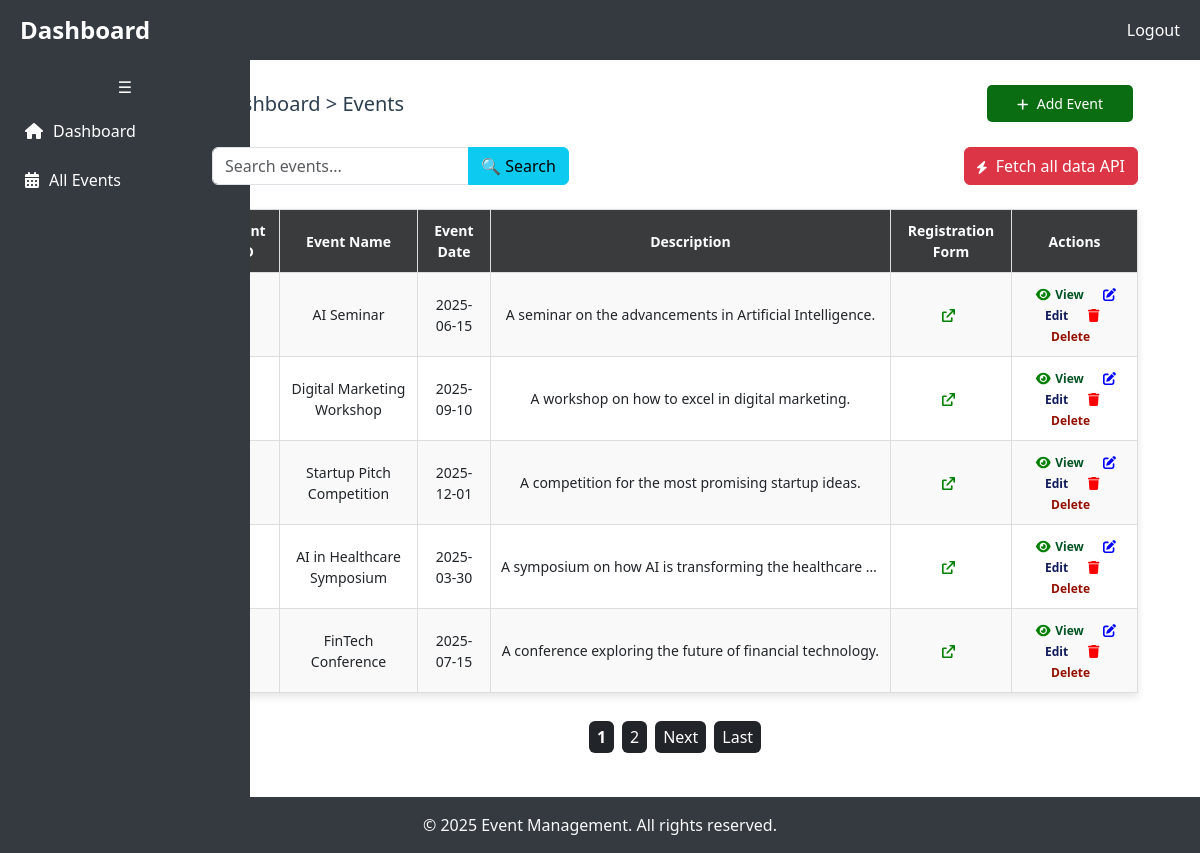
Screenshot of /pages/events.php (signed in) with the database file from the repository.
### tables this page shows
CREATE TABLE `events` (
  `event_id` int(11) NOT NULL,
  `event_name` varchar(255) NOT NULL,
  `event_description` text DEFAULT NULL,
  `event_date` varchar(100) NOT NULL,
  `user_id` int(11) NOT NULL,
  `event_status` enum('draft','publish') NOT NULL DEFAULT 'draft',
  `max_attendee` int(11) DEFAULT NULL,
  `public_form_link` varchar(255) DEFAULT NULL,
  `created_at` timestamp NOT NULL DEFAULT current_timestamp(),
  `updated_at` timestamp NOT NULL DEFAULT current_timestamp() ON UPDATE current_timestamp()
);

### pages/events.php (the view, shortened to what this page needs)
<?php
include '../content/templates/authenticated/header.php';
include "../content/templates/authenticated/sidebar.php";
$limit = 5;
$page = isset($_GET['page']) ? (int)$_GET['page'] : 1;
$start = ($page - 1) * $limit;
$search = "";
if (isset($_GET['search'])) {
    $search = mysqli_real_escape_string($conn, $_GET['search']);
    $query = "SELECT event_id, event_name, event_date, event_description, created_at
              FROM events
              WHERE user_id = $user_id
              AND (event_name LIKE '%$search%' OR event_description LIKE '%$search%')
              ORDER BY created_at DESC LIMIT $start, $limit";
} else {
    $query = "SELECT event_id, event_name, event_date, event_description, created_at
              FROM events
              WHERE user_id = $user_id
              ORDER BY created_at DESC LIMIT $start, $limit";
}
$result = mysqli_query($conn, $query);
$totalQuery = isset($_GET['search']) ?
    "SELECT COUNT(*) as total FROM events WHERE user_id = $user_id AND (event_name LIKE '%$search%' OR event_description LIKE '%$search%')" :
    "SELECT COUNT(*) as total FROM events WHERE user_id = $user_id";
$totalResult = mysqli_query($conn, $totalQuery);
$totalData = mysqli_fetch_assoc($totalResult);
$totalEvents = $totalData['total'];
$totalPages = ceil($totalEvents / $limit);
?>
<div class="main-content" id="main-content" >
    <div class="header-with-button">
        <h1 class="header-text">Dashboard > Events </h1>
        <button type="button" class="action-button" data-bs-toggle="modal" data-bs-target="#exampleModal"><i class="fa fa-plus" style="font-size:13px;color:white; margin-right:5px;"></i>
        Add Event
        </button>
    </div>
    <div class="max-w-6xl mx-auto bg-white p-6 shadow-md rounded-lg">
        <div class="d-flex justify-content-between align-items-center mb-4">
            <form method="GET" action="" class="d-flex">
                <div class="input-group">
                    <input type="text" name="search" placeholder="Search events..."
                        value="<?= htmlspecialchars($search ?? '') ?>"
                        class="form-control" aria-label="Search Events">
                    <button type="submit" class="btn btn-info">
                        🔍 Search
                    </button>
                </div>
            </form>
            <?php if($user_role=="admin") { ?>
            <button class="btn btn-danger"  data-bs-toggle="modal" data-bs-target="#fetchalldataadmin"><i class="fa fa-bolt" style="font-size:13px;color:white; margin-right:5px;"></i>
                Fetch all data API
            </button>
           <?php }  ?>
        </div>
</div>
        <?php if ($result->num_rows > 0): ?>
        <table>
            <thead>
            <tr>
                    <th data-column="0">Event ID</th>
                    <th data-column="1">Event Name</th>
                    <th data-column="2">Event Date</th>
                    <th data-column="3">Description</th>
                    <th>Registration Form</th>
                    <th>Actions</th>
                </tr>
            </thead>
            <tbody>
            <?php
                $index = ($page - 1) * $limit; ?>
                <?php while ($row = $result->fetch_assoc()):
                    $index++;?>
                    <tr>
                        <td><?php echo htmlspecialchars($index); ?></td>
                        <td><?php echo htmlspecialchars($row['event_name']); ?></td>
                        <td><?php echo htmlspecialchars($row['event_date']); ?></td>
                        <td class="truncate" title="<?php echo htmlspecialchars($row['event_description']); ?>">
                                <?php echo htmlspecialchars(substr($row['event_description'], 0, 100)) . (strlen($row['event_description']) > 100 ? '...' : ''); ?>
                            </td>
                        <td class="view-form">
                            <a href="<?php echo BASE_URL; ?>pages/event/registration.php?event_id=<?php echo $row['event_id']; ?>" target="_blank">
                            <i class="fa fa-external-link" style="font-size:13px;color:green; margin-right:5px;"></i>
                            </a>
                        </td>
                        <td class="action-links">
                            <a href="<?php echo BASE_URL; ?>pages/event.php?event_id=<?php echo $row['event_id']; ?>" class="view"><i class="fa fa-eye" style="font-size:13px;color:green; margin-right:5px;"></i>View</a>
                            <a href="edit_event.php?event_id=<?php echo $row['event_id']; ?>" class="edit"><i class="fa fa-edit" style="font-size:13px;color:blue; margin-right:5px;"></i> Edit</a>
                            <a class="delete-event delete" data-id="<?= $row['event_id'] ?>">
                            <i class="fa fa-trash" style="font-size:13px;color:red; margin-right:5px;"></i> Delete
                            </a>
                        </td>
                    </tr>
                <?php endwhile; ?>
            </tbody>
        </table>
        <?php else: ?>
            <p style="color: #e74c3c; text-align: center; font-size: 18px;">No events found.</p>
        <?php endif; ?>
        <div class="mt-4 d-flex justify-content-center">
            <nav>
                <ul class="pagination">
                    <?php for ($i = 1; $i <= $totalPages; $i++): ?>
                        <li class="page-item <?= ($i == $page) ? 'active' : '' ?>">
                            <a href="?page=<?= $i ?><?= $search ? '&search=' . urlencode($search) : '' ?>"
                            class="page-link bg-dark text-white py-1 px-2 m-1 rounded border-0 <?= ($i == $page) ? 'fw-bold' : '' ?>">
                                <?= $i ?>
                            </a>
                        </li>
                    <?php endfor; ?>
                    <?php if ($page < $totalPages): ?>
                        <li class="page-item">
                            <a href="?page=<?= $page + 1 ?><?= $search ? '&search=' . urlencode($search) : '' ?>"
                            class="page-link bg-dark text-white py-1 px-2 m-1 rounded border-0">Next</a>
                        </li>
                        <li class="page-item">
                            <a href="?page=<?= $totalPages ?><?= $search ? '&search=' . urlencode($search) : '' ?>"
                            class="page-link bg-dark text-white py-1 px-2 m-1 rounded border-0">Last</a>
                        </li>
                    <?php endif; ?>
                </ul>
            </nav>
        </div>
    </div>
</div>
<?php
include "../content/templates/authenticated/footer.php";
?>

### content/templates/authenticated/header.php (style rules this page uses)
.main-content { margin-left: 150px; margin-top: 60px; margin-bottom: 60px; padding: 20px; transition: margin-left 0.3s; }
table { width: 100%; border-collapse: collapse; font-size: 14px; box-shadow: 0 4px 8px rgba(0, 0, 0, 0.1); }
table thead { background-color:rgb(57, 59, 61); color: white; }
table th, table td { padding: 10px; border: 1px solid #ddd; text-align: center; }
table tbody tr:nth-child(odd) { background-color: #f9f9f9; }
table tbody tr:nth-child(even) { background-color: #ffffff; }
h1 { color: #2c3e50; text-align: center; }
.action-links a { text-decoration: none; margin: 0 8px; font-size: 12px; font-weight: bold; }
.action-links a.view { color:rgb(0, 83, 35); }
.action-links a.edit { color:rgb(16, 27, 91); }
.action-links a.delete { color:rgb(147, 15, 0); }
.view-form a { color: #3498db; text-decoration: none; }
.truncate { max-width: 400px; overflow: hidden; white-space: nowrap; text-overflow: ellipsis; }
.header-with-button { display: flex; justify-content: space-between; align-items: center; padding: 5px; margin-bottom: 20px; }
.header-text { font-size: 20px; color: #2c3e50; margin: 0; }
.action-button { padding: 8px 30px; background-color:rgb(11, 109, 17); color: #fff; border: none; border-radius: 5px; cursor: pointer; font-size: 14px; transition: background-color 0.3s ease; }
form { display: flex; flex-direction: column; gap: 10px; }

### rows the page displays
events: event_name "AI Seminar", event_date "2025-06-15", event_description "A seminar on the advancements in Artificial Intelligence."
events: event_name "Digital Marketing Workshop", event_date "2025-09-10", event_description "A workshop on how to excel in digital marketing."
events: event_name "Startup Pitch Competition", event_date "2025-12-01", event_description "A competition for the most promising startup ideas."
events: event_name "AI in Healthcare Symposium", event_date "2025-03-30", event_description "A symposium on how AI is transforming the healthcare…"
events: event_name "FinTech Conference", event_date "2025-07-15", event_description "A conference exploring the future of financial technology."
